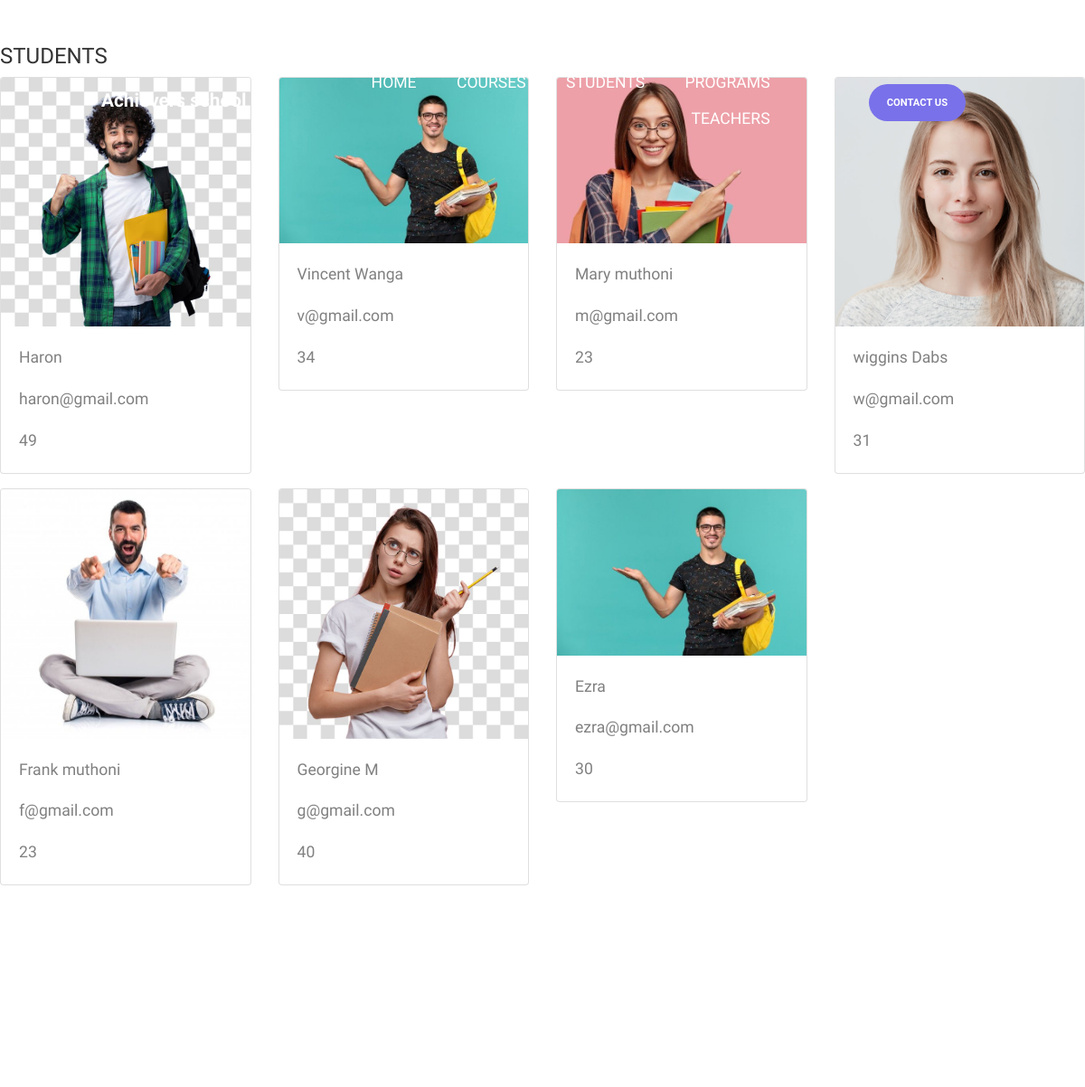
Before: /viewdata (upper part) with the older database file.
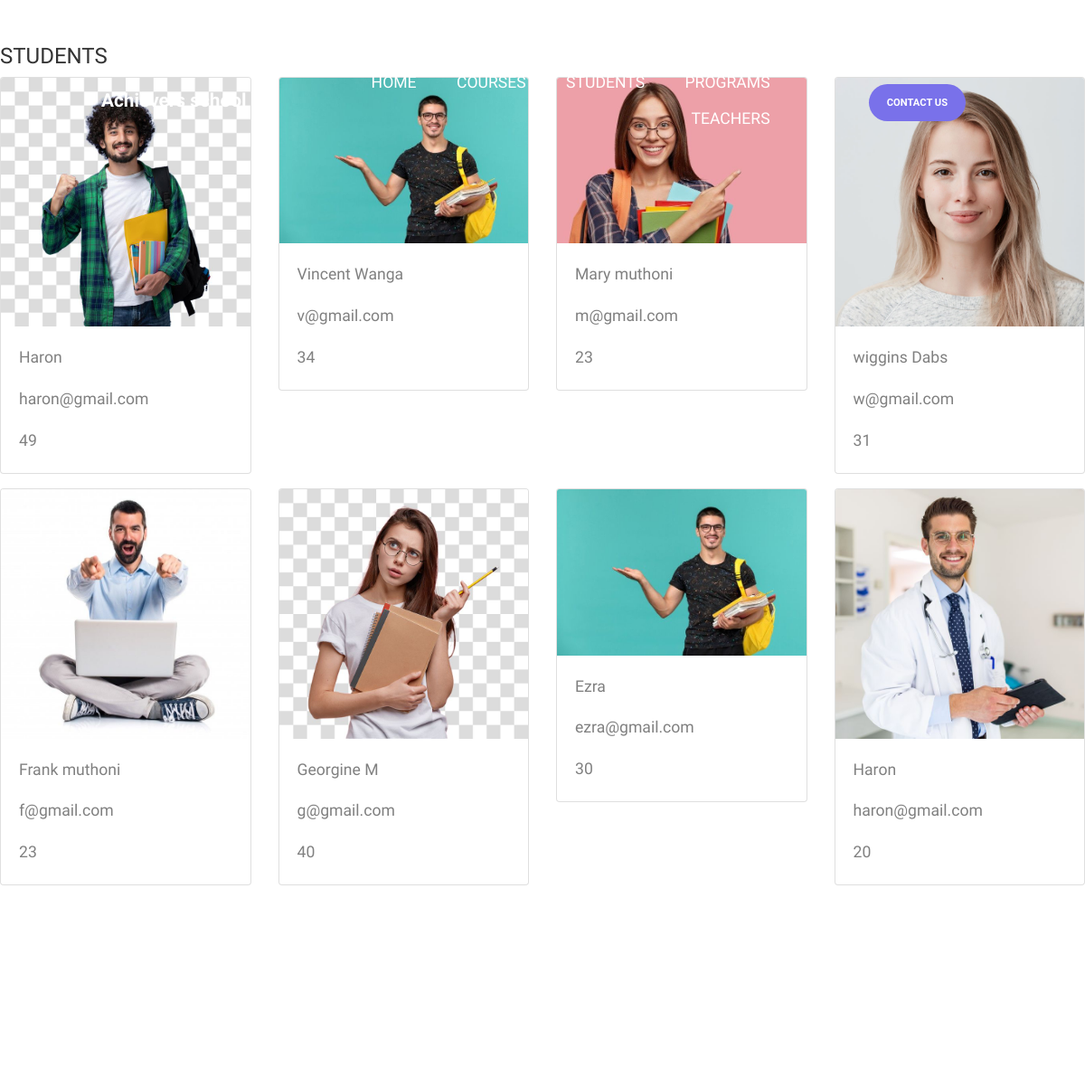
After: the same page with the newer database file.
### joanApp/models.py (models this page shows, shortened)
class Students(models.Model):
    name = models.CharField(max_length=100, blank=False)
    email = models.EmailField()
    age = models.IntegerField()
    image = models.ImageField(upload_to='images/', default='profile.png')

### joanApp/views.py (the view)
# urls.py: path('viewdata', views.viewdata, name='viewdata.html'),
def viewdata(request):
    students = Students.objects.all()
    return render(request, 'viewdata.html', {'students': students})

### joanApp/templates/viewdata.html (shortened to what this page needs)
  {% extends 'common.html' %}
{% load  static %}
{% block main %}
<h2 class="mt-5"> STUDENTS</h2>
    <div class="row">
        {% for students in students %}
        <div class="col-md-3">
            <div class="card mb-3">
             <img src="http://127.0.0.1:8000/media/{{ students.image }}" class="card-img-top" alt="{{ students.name }}">
                <div class="card-body">
                <p class="card-text">{{ students.name }}</p>
                    <p class="card-text">{{ students.email }}</p>
                    <p class="card-text">{{ students.age }}</p>
                </div>
            </div>
        </div>
        {% endfor %}
    </div>
    </div>
<br><br><br><br><br><br><br>
{% endblock %}

### joanApp/templates/common.html (shortened to what this page needs)
{% load  static %}
<!DOCTYPE html>
<html lang="en">
  <head>
<link rel="stylesheet" href="https://cdnjs.cloudflare.com/ajax/libs/font-awesome/5.15.1/css/all.min.css">
    <link rel="stylesheet" href="{%  static 'fonts/icomoon/style.css' %} ">
    <link rel="stylesheet" href="{% static 'css/bootstrap.min.css' %}">
    <link rel="stylesheet" href="{% static 'css/jquery-ui.css' %}">
    <link rel="stylesheet" href="{% static 'css/owl.carousel.min.css' %}">
    <link rel="stylesheet" href="{% static 'css/owl.theme.default.min.css' %}">
    <link rel="stylesheet" href="{% static 'css/owl.theme.default.min.css' %}">
    <link rel="stylesheet" href="{%  static 'css/jquery.fancybox.min.css' %}">
    <link rel="stylesheet" href="{% static 'css/bootstrap-datepicker.css' %}">
    <link rel="stylesheet" href="{%  static 'fonts/flaticon/font/flaticon.css' %}">
    <link rel="stylesheet" href="{% static 'css/aos.css' %}">
    <link rel="stylesheet" href="{% static 'css/style.css' %}">
  </head>
  <body data-spy="scroll" data-target=".site-navbar-target" data-offset="300">
  <div class="site-wrap">
    <header class="site-navbar py-4 js-sticky-header site-navbar-target" role="banner">
      <div class="container-fluid" >
        <div class="d-flex align-items-center">
          <div class="site-logo mr-auto w-25"><a href="{% url 'joanApp:index.html' %}">Achievers school</a></div>
          <div class="mx-auto text-center">
            <nav class="site-navigation position-relative text-right" role="navigation">
              <ul class="site-menu main-menu js-clone-nav mx-auto d-none d-lg-block  m-0 p-0">
                <li><a class="nav-link" href="{% url 'joanApp:index.html' %}">HOME</a></li>
                <li><a class="nav-link" href="{% url 'joanApp:course.html' %}">COURSES</a></li>
                <li><a class="nav-link" href="{% url 'joanApp:students.html' %}">STUDENTS</a></li>
                   <li><a class="nav-link" href="{% url 'joanApp:programs.html' %}">PROGRAMS</a></li>
                  <li><a class="nav-link" href="{% url 'joanApp:teachers.html' %}">TEACHERS</a></li>
              </ul>
            </nav>
          </div>
          <div class="ml-auto w-25">
            <nav class="site-navigation position-relative text-right" role="navigation">
              <ul class="site-menu main-menu site-menu-dark js-clone-nav mr-auto d-none d-lg-block m-0 p-0">
                <li class="cta"><a href="{% url 'joanApp:contacts.html' %}" class="nav-link"><span>Contact Us</span></a></li>
              </ul>
            </nav>
          </div>
        </div>
      </div>
    </header>
{% block main %}
{% endblock %}
  </body>
</html>

### joanApp/static/css/style.css (style rules this page uses)
body { line-height: 1.7; color: gray; font-weight: 300; font-size: 1.1rem; }
a { -webkit-transition: .3s all ease; -o-transition: .3s all ease; transition: .3s all ease; }
h1, h2, h3, h4, h5, .h1, .h2, .h3, .h4, .h5 { font-family: "Muli", -apple-system, BlinkMacSystemFont, "Segoe UI", Roboto, "Helvetica Neue", Arial, sans-serif, "Apple Color Emoji", "Segoe UI Emoji", "Segoe UI Symbol", "Noto Color Emoji"; }
.site-wrap:before { display: none; -webkit-transition: .3s all ease-in-out; -o-transition: .3s all ease-in-out; transition: .3s all ease-in-out; background: rgba(0, 0, 0, 0.6); content: ""; position: absolute; z-index: 2000; top: 0; left: 0; right: 0; bottom: 0; opacity: 0; visibility: hidden; }
.site-logo { position: relative; font-weight: 900; font-size: 1.3rem; }
.site-logo a { color: #fff; }
.site-navbar { margin-bottom: 0px; z-index: 1999; position: absolute; width: 100%; }
.site-navbar .container-fluid { padding-left: 7rem; padding-right: 7rem; }
.site-navbar .site-navigation .site-menu { margin-bottom: 0; }
.site-navbar .site-navigation .site-menu a { text-decoration: none !important; display: inline-block; }
.site-navbar .site-navigation .site-menu > li { display: inline-block; }
.site-navbar .site-navigation .site-menu > li > a { padding: 5px 20px; color: #fff; display: inline-block; text-decoration: none !important; }
.site-navbar .site-navigation .site-menu.site-menu-dark > li > a { color: #000; }
.site-mobile-menu .site-nav-wrap { padding: 0; margin: 0; list-style: none; position: relative; }
.site-mobile-menu .site-nav-wrap a { padding: 10px 20px; display: block; position: relative; color: #212529; }
.site-mobile-menu .site-nav-wrap li { position: relative; display: block; }
.site-mobile-menu .site-nav-wrap > li { display: block; position: relative; float: left; width: 100%; }
.site-mobile-menu .site-nav-wrap > li > a { padding-left: 20px; font-size: 20px; }
.sticky-wrapper .site-navbar { -webkit-transition: .3s all ease; -o-transition: .3s all ease; transition: .3s all ease; }
.sticky-wrapper .site-navbar .site-menu > li { display: inline-block; }
.cta a span { border-color: #7971ea; padding: 14px 20px; color: #fff; background: #7971ea; border-radius: 30px; font-size: .7rem; font-weight: 900; text-transform: uppercase; -webkit-transition: .3s all ease; -o-transition: .3s all ease; transition: .3s all ease; }

### joanApp/templates/viewdata.html (style rules this page uses)
.mt-5 { margin-top: 5px; margin-left: auto; }
h2.mt-5 { font-size: 24px; color: #333; }

Changed rows visible on the page:
added Students: image (picture), name "Haron", email "haron@gmail.com", age "20"
